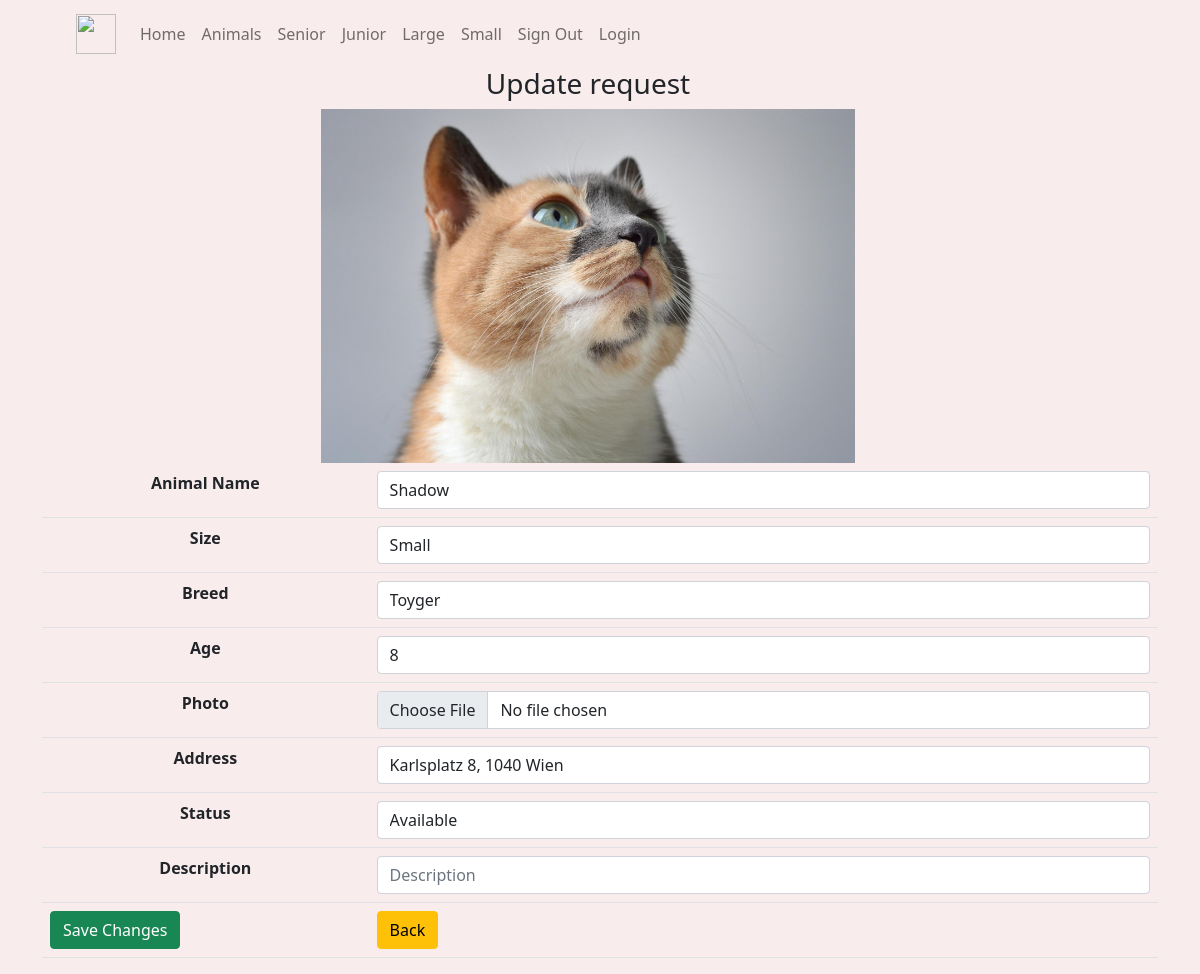
The page /animals/update.php?id=2 (signed in) on the database its author committed.
### tables this page shows
CREATE TABLE `animal` (
  `animal_id` int(11) NOT NULL,
  `animal_name` varchar(50) NOT NULL,
  `picture` varchar(255) NOT NULL,
  `address` varchar(255) NOT NULL,
  `description` text DEFAULT NULL,
  `size` enum('small','large') NOT NULL,
  `age` int(11) NOT NULL,
  `breed` varchar(50) NOT NULL,
  `vaccinated` enum('Yes','No') NOT NULL,
  `status` enum('Adopted','Available') NOT NULL
);

### animals/update.php (the view, shortened to what this page needs)
<?php
require_once '../components/db_connect.php';
if ($_GET['id']) {
    $id = $_GET['id'];
    $sql = "SELECT * FROM animal WHERE animal_id = {$id}";
    $result = mysqli_query($connect, $sql);
    if (mysqli_num_rows($result) == 1) {
        $data = mysqli_fetch_assoc($result);
        $aname = $data['animal_name'];
        $photo = $data['picture'];
        $breed = $data['breed'];
        $age = $data['age'];
        $address = $data['address'];
    } else {
        header("location: error.php");
    }
} else {
   header("location: error.php");
}
?>
<!DOCTYPE html>
<html>
    <head>
        <link rel="stylesheet" href="../css/style.css">
        <?php require_once '../components/boot.php' ?>
    </head>
    <body class="body_style">
    <?php require_once '../components/navbar.php' ?>
        <div class="container dit">
            <div class="row text-center justify-content-center">
                <div class="col-12 nsl">
                    <h3 class="dit">Update request</h3>
                </div>
                <div class="col-6 nsl">
                    <div class="dimgbox">
                        <img class="dimg" src='../pictures/<?php echo $photo ?>' alt="<?php echo $photo ?>">
                    </div>
                </div>
            </div>
        <fieldset>
            <form action="animal_update.php"  method="post" enctype="multipart/form-data">
                <table class="table text-dark">
                    <tr>
                        <th>Animal Name</th>
                        <td><input class='form-control' type="text" name="animal_name" placeholder="Name" value="<?php echo $aname ?>"  /></td>
                    </tr>
                    <tr>
                    <th>Size</th>
                    <td>
		 	              <select id="inputState" class="form-control" name="size">
                            <option value="small">Small</option>
		 	              </select>
                    </td>
                </tr>
                    <tr>
                        <th>Breed</th>
                        <td><input class='form-control' type="text" name="breed"  placeholder="Breed" value="<?php echo $breed ?>"  /></td>
                    </tr>
                    <tr>
                        <th>Age</th>
                        <td><input class='form-control' type="number" name="age"  placeholder="Age" value="<?php echo $age ?>"  /></td>
                    </tr>
                    <tr>
                        <th>Photo</th>
                        <td><input class='form-control' type="file" name="picture"  placeholder="Photo" /></td>
                    </tr>
                    <tr>
                        <th>Address</th>
                        <td><input class='form-control' type="text" name="address"  placeholder="Address" value="<?php echo $address ?>"  /></td>
                    </tr>
                    <tr>
                    <th>Status</th>
                    <td>
		 	              <select id="inputState" class="form-control" name="status">
                            <option value="available">Available</option>
		 	              </select>
                    </td>
                </tr>
                    <tr>
                    <th>Description</th>
                    <td><input class='form-control' type="text" name="description"  placeholder="Description" /></td>
                     </tr>
                    <tr>
                        <td><button class="btn btn-success" type= "submit">Save Changes</button></td>
                        <td><a href= "admin_home.php"><button class="btn btn-warning" type="button">Back</button></a></td>
                    </tr>
                </table>
            </form>
        </fieldset>
        </div>
    </body>
</html>

### css/style.css (style rules this page uses)
* { max-width: 100%; }
.body_style { background-color: #f7e4e4ab; }
td { text-align: left; vertical-align: middle; }
tr { text-align: center; }

### rows shown on the page
animal: picture (picture), animal_name "Shadow", breed "Toyger", age "8", address "Karlsplatz 8, 1040 Wien"
